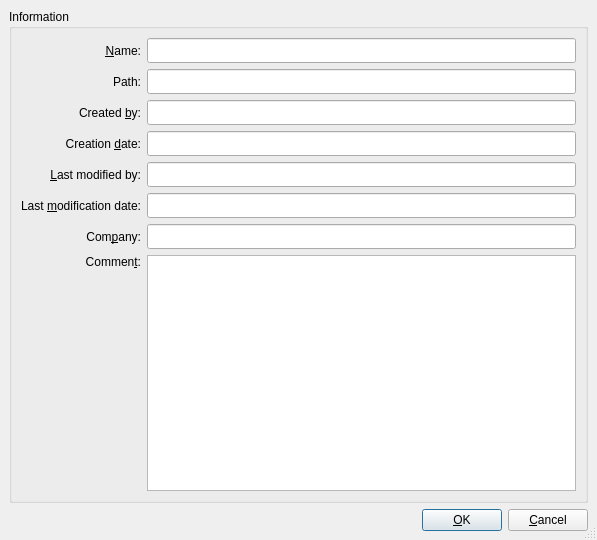
<ui version="4.0" >
 <author></author>
 <comment></comment>
 <exportmacro></exportmacro>
 <class>Gui::Dialog::DlgProjectInformation</class>
 <widget class="QDialog" name="Gui::Dialog::DlgProjectInformation" >
  <property name="geometry" >
   <rect>
    <x>0</x>
    <y>0</y>
    <width>597</width>
    <height>540</height>
   </rect>
  </property>
  <property name="windowTitle" >
   <string>Project information</string>
  </property>
  <property name="sizeGripEnabled" >
   <bool>true</bool>
  </property>
  <property name="modal" >
   <bool>true</bool>
  </property>
  <layout class="QGridLayout" >
   <property name="margin" >
    <number>9</number>
   </property>
   <property name="spacing" >
    <number>6</number>
   </property>
   <item row="0" column="0" >
    <widget class="QGroupBox" name="groupBoxInfo" >
     <property name="title" >
      <string>Information</string>
     </property>
     <layout class="QGridLayout" >
      <property name="margin" >
       <number>9</number>
      </property>
      <property name="spacing" >
       <number>6</number>
      </property>
      <item rowspan="2" row="7" column="1" >
       <widget class="QTextEdit" name="textEditComment" />
      </item>
      <item row="0" column="0" >
       <widget class="QLabel" name="textLabelName" >
        <property name="text" >
         <string>&amp;Name:</string>
        </property>
        <property name="alignment" >
         <set>Qt::AlignRight|Qt::AlignTrailing|Qt::AlignVCenter</set>
        </property>
        <property name="buddy" >
         <cstring>lineEditName</cstring>
        </property>
       </widget>
      </item>
      <item row="8" column="0" >
       <spacer>
        <property name="orientation" >
         <enum>Qt::Vertical</enum>
        </property>
        <property name="sizeType" >
         <enum>QSizePolicy::Expanding</enum>
        </property>
        <property name="sizeHint" >
         <size>
          <width>91</width>
          <height>240</height>
         </size>
        </property>
       </spacer>
      </item>
      <item row="7" column="0" >
       <widget class="QLabel" name="textLabelComment" >
        <property name="text" >
         <string>Commen&amp;t:</string>
        </property>
        <property name="alignment" >
         <set>Qt::AlignRight|Qt::AlignTrailing|Qt::AlignVCenter</set>
        </property>
        <property name="buddy" >
         <cstring>textEditComment</cstring>
        </property>
       </widget>
      </item>
      <item row="1" column="0" >
       <widget class="QLabel" name="textLabelPath" >
        <property name="text" >
         <string>Path:</string>
        </property>
        <property name="alignment" >
         <set>Qt::AlignRight|Qt::AlignTrailing|Qt::AlignVCenter</set>
        </property>
       </widget>
      </item>
      <item row="1" column="1" >
       <widget class="QLineEdit" name="lineEditPath" >
        <property name="minimumSize" >
         <size>
          <width>0</width>
          <height>25</height>
         </size>
        </property>
        <property name="readOnly" >
         <bool>true</bool>
        </property>
       </widget>
      </item>
      <item row="2" column="1" >
       <widget class="QLineEdit" name="lineEditCreator" >
        <property name="minimumSize" >
         <size>
          <width>0</width>
          <height>25</height>
         </size>
        </property>
       </widget>
      </item>
      <item row="4" column="1" >
       <widget class="QLineEdit" name="lineEditLastMod" >
        <property name="minimumSize" >
         <size>
          <width>0</width>
          <height>25</height>
         </size>
        </property>
       </widget>
      </item>
      <item row="4" column="0" >
       <widget class="QLabel" name="textLabelLastMod" >
        <property name="text" >
         <string>&amp;Last modified by:</string>
        </property>
        <property name="alignment" >
         <set>Qt::AlignRight|Qt::AlignTrailing|Qt::AlignVCenter</set>
        </property>
        <property name="buddy" >
         <cstring>lineEditLastMod</cstring>
        </property>
       </widget>
      </item>
      <item row="2" column="0" >
       <widget class="QLabel" name="textLabelCreator" >
        <property name="text" >
         <string>Created &amp;by:</string>
        </property>
        <property name="alignment" >
         <set>Qt::AlignRight|Qt::AlignTrailing|Qt::AlignVCenter</set>
        </property>
        <property name="buddy" >
         <cstring>lineEditCreator</cstring>
        </property>
       </widget>
      </item>
      <item row="6" column="0" >
       <widget class="QLabel" name="textLabelCompany" >
        <property name="text" >
         <string>Com&amp;pany:</string>
        </property>
        <property name="alignment" >
         <set>Qt::AlignRight|Qt::AlignTrailing|Qt::AlignVCenter</set>
        </property>
        <property name="buddy" >
         <cstring>lineEditCompany</cstring>
        </property>
       </widget>
      </item>
      <item row="5" column="0" >
       <widget class="QLabel" name="textLabelLastModDate" >
        <property name="text" >
         <string>Last &amp;modification date:</string>
        </property>
        <property name="alignment" >
         <set>Qt::AlignRight|Qt::AlignTrailing|Qt::AlignVCenter</set>
        </property>
        <property name="buddy" >
         <cstring>lineEditLastModDate</cstring>
        </property>
       </widget>
      </item>
      <item row="6" column="1" >
       <widget class="QLineEdit" name="lineEditCompany" >
        <property name="minimumSize" >
         <size>
          <width>0</width>
          <height>25</height>
         </size>
        </property>
       </widget>
      </item>
      <item row="3" column="1" >
       <widget class="QLineEdit" name="lineEditDate" >
        <property name="minimumSize" >
         <size>
          <width>0</width>
          <height>25</height>
         </size>
        </property>
        <property name="readOnly" >
         <bool>true</bool>
        </property>
       </widget>
      </item>
      <item row="5" column="1" >
       <widget class="QLineEdit" name="lineEditLastModDate" >
        <property name="minimumSize" >
         <size>
          <width>0</width>
          <height>25</height>
         </size>
        </property>
        <property name="readOnly" >
         <bool>true</bool>
        </property>
       </widget>
      </item>
      <item row="3" column="0" >
       <widget class="QLabel" name="textLabelCreateDate" >
        <property name="text" >
         <string>Creation &amp;date:</string>
        </property>
        <property name="alignment" >
         <set>Qt::AlignRight|Qt::AlignTrailing|Qt::AlignVCenter</set>
        </property>
        <property name="buddy" >
         <cstring>lineEditDate</cstring>
        </property>
       </widget>
      </item>
      <item row="0" column="1" >
       <widget class="QLineEdit" name="lineEditName" >
        <property name="minimumSize" >
         <size>
          <width>0</width>
          <height>25</height>
         </size>
        </property>
        <property name="readOnly" >
         <bool>true</bool>
        </property>
       </widget>
      </item>
     </layout>
    </widget>
   </item>
   <item row="1" column="0" >
    <layout class="QHBoxLayout" >
     <property name="margin" >
      <number>0</number>
     </property>
     <property name="spacing" >
      <number>6</number>
     </property>
     <item>
      <spacer>
       <property name="orientation" >
        <enum>Qt::Horizontal</enum>
       </property>
       <property name="sizeType" >
        <enum>QSizePolicy::Expanding</enum>
       </property>
       <property name="sizeHint" >
        <size>
         <width>20</width>
         <height>20</height>
        </size>
       </property>
      </spacer>
     </item>
     <item>
      <widget class="QPushButton" name="buttonOk" >
       <property name="text" >
        <string>&amp;OK</string>
       </property>
       <property name="shortcut" >
        <string/>
       </property>
       <property name="autoDefault" >
        <bool>true</bool>
       </property>
       <property name="default" >
        <bool>true</bool>
       </property>
      </widget>
     </item>
     <item>
      <widget class="QPushButton" name="buttonCancel" >
       <property name="text" >
        <string>&amp;Cancel</string>
       </property>
       <property name="shortcut" >
        <string/>
       </property>
       <property name="autoDefault" >
        <bool>true</bool>
       </property>
      </widget>
     </item>
    </layout>
   </item>
  </layout>
 </widget>
 <layoutdefault spacing="6" margin="11" />
 <pixmapfunction>qPixmapFromMimeSource</pixmapfunction>
 <tabstops>
  <tabstop>lineEditName</tabstop>
  <tabstop>lineEditCreator</tabstop>
  <tabstop>lineEditDate</tabstop>
  <tabstop>lineEditLastMod</tabstop>
  <tabstop>lineEditLastModDate</tabstop>
  <tabstop>lineEditCompany</tabstop>
  <tabstop>buttonOk</tabstop>
  <tabstop>buttonCancel</tabstop>
 </tabstops>
 <resources/>
 <connections>
  <connection>
   <sender>buttonOk</sender>
   <signal>clicked()</signal>
   <receiver>Gui::Dialog::DlgProjectInformation</receiver>
   <slot>accept()</slot>
   <hints>
    <hint type="sourcelabel" >
     <x>20</x>
     <y>20</y>
    </hint>
    <hint type="destinationlabel" >
     <x>20</x>
     <y>20</y>
    </hint>
   </hints>
  </connection>
  <connection>
   <sender>buttonCancel</sender>
   <signal>clicked()</signal>
   <receiver>Gui::Dialog::DlgProjectInformation</receiver>
   <slot>reject()</slot>
   <hints>
    <hint type="sourcelabel" >
     <x>20</x>
     <y>20</y>
    </hint>
    <hint type="destinationlabel" >
     <x>20</x>
     <y>20</y>
    </hint>
   </hints>
  </connection>
 </connections>
</ui>
